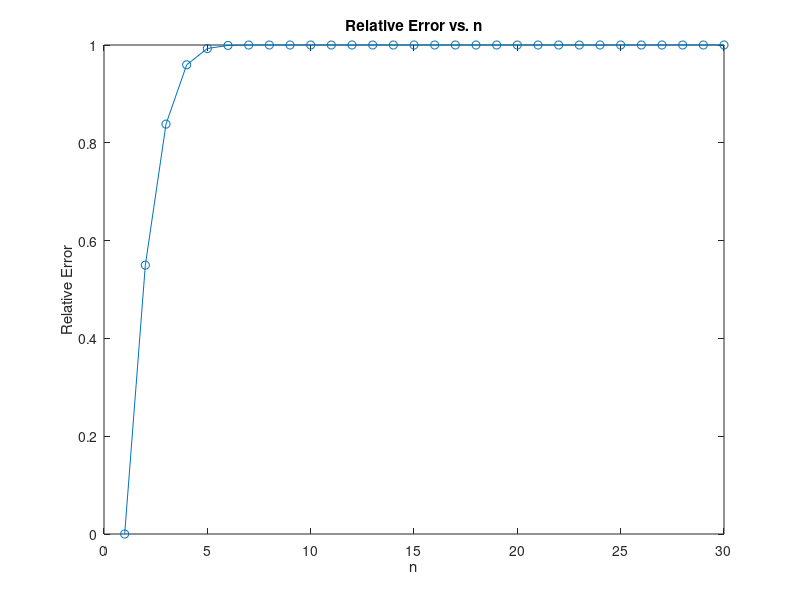

Recreate this plot in MATLAB.
% Initialize variables
n_max = 30;
z = zeros(n_max, 1);
relative_error = zeros(n_max, 1);

% Initial value
z(1) = 2;

% Compute the sequence and relative error
for n = 2:n_max
    z(n) = 2^((n-1)/2) * sqrt(1 - sqrt(1 - 4^(1-n) * z(n-1)^2));
    relative_error(n) = abs(pi - z(n)) / abs(pi);
end

% Plot the relative error versus n
figure;
plot(1:n_max, relative_error, '-o');
title('Relative Error vs. n');
xlabel('n');
ylabel('Relative Error');
